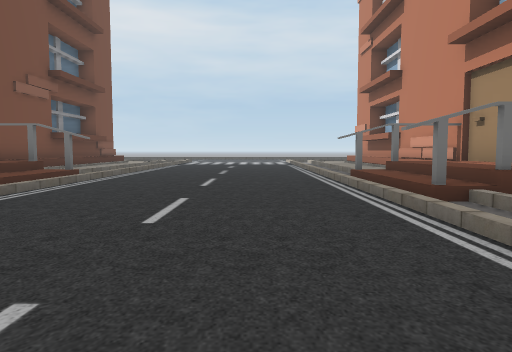
View 1 (above)

16 first-person views from a walk through a 3-D level made in the Unity game engine. The camera is 1.2 m above the floor, tilts 4° down and sees 70° across. The floor is counted in squares, 2 m on a side. Each view is taken from the middle of a square. On the plan, view 1 faces up. The plan holds only what a view shows up to about 10 squares ahead; the rest is blank. The place goes on beyond the plan. The player is left out. Some animated figures are not drawn.

View 2
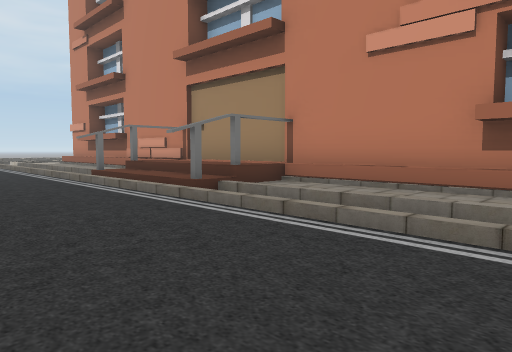

View 3
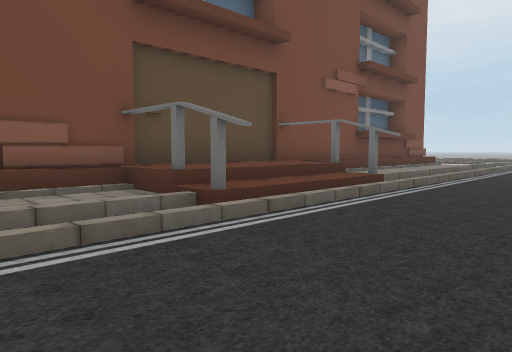

View 4
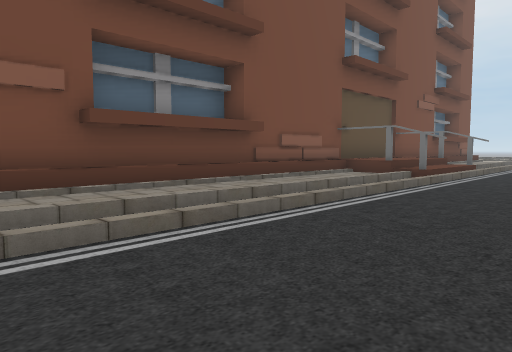

View 5
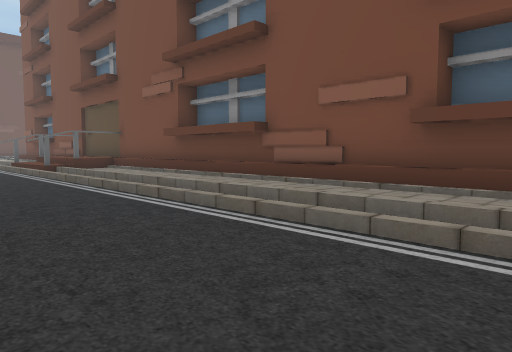

View 6
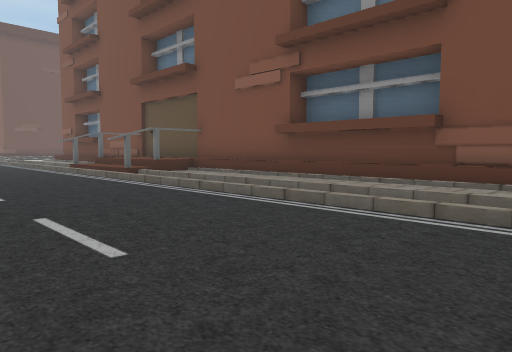

View 7
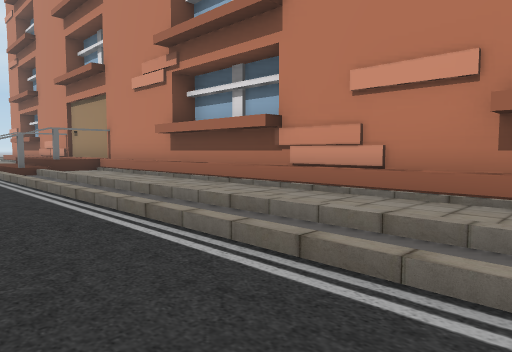

View 8
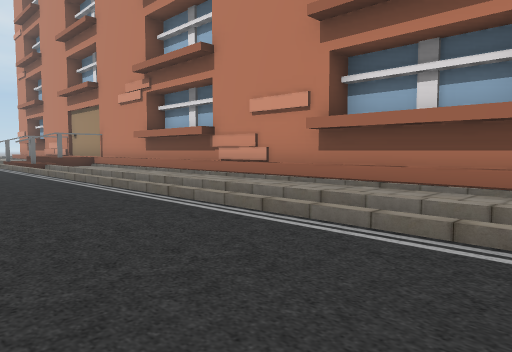

View 9
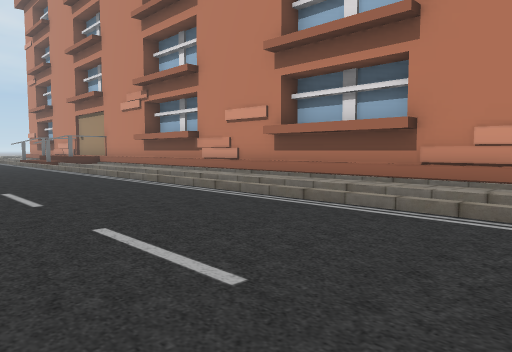

View 10
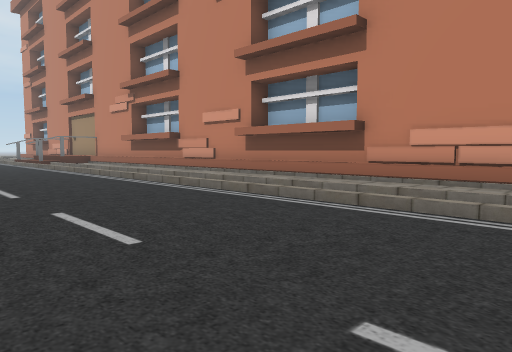

View 11
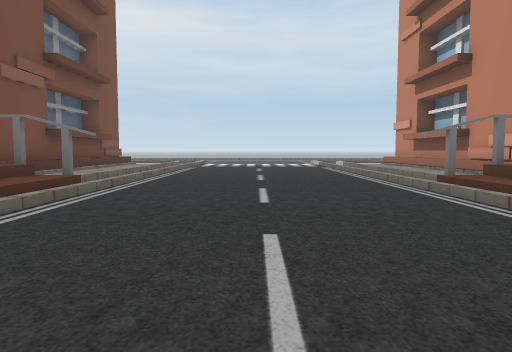

View 12
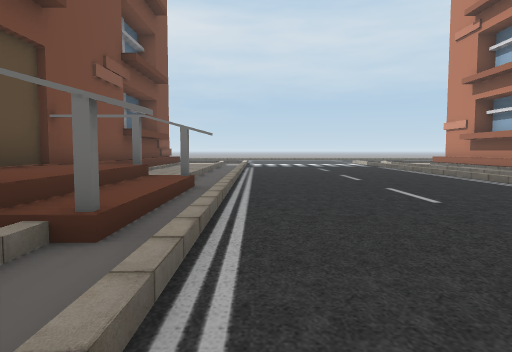

View 13
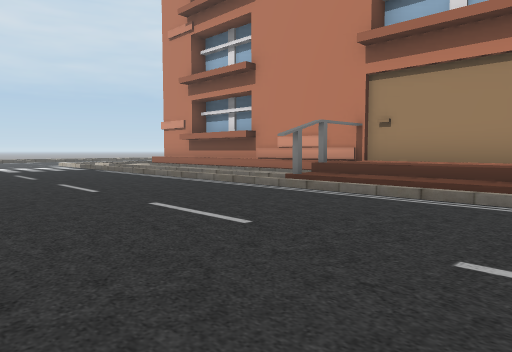

View 14
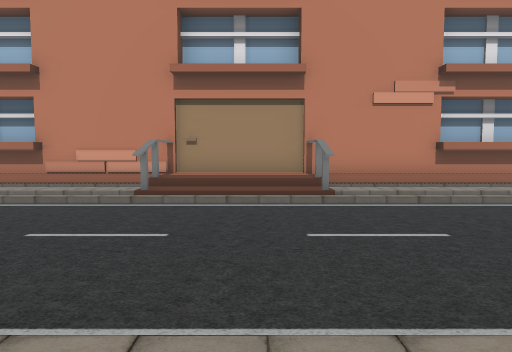

View 15
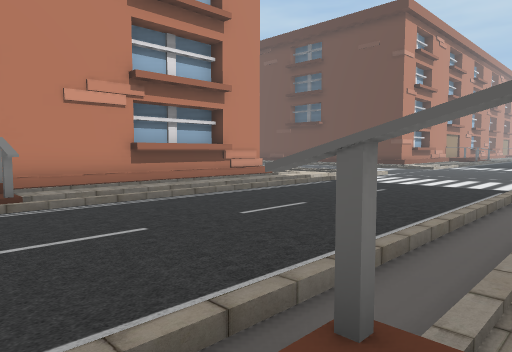

View 16
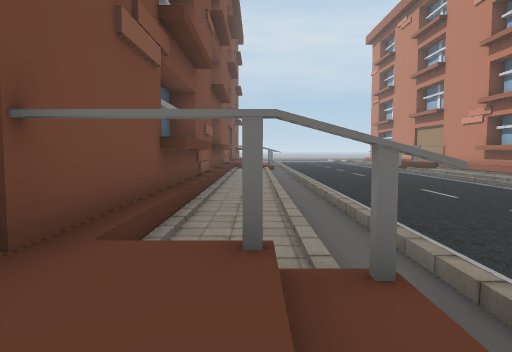

### Floor plan
Key: @ floor where view 1 was taken; # wall or solid block; . main floor; : floor 0.75 m higher than the main floor; / step, stairs or slope; = window, fence, low wall or low ledge; ^ raised ledge; v drop or lower ground.
Columns run from 7 left of view 1 to 5 right of it. Each row starts with its distance up from view 1.
 12  #........ .#
 11 =/........./#
 10 =/........./#
  9 ^/........./#
  8 ##/#.....#/##
  7 #://.....//:#
  6 #://.....//:#
  5 #:#/.....#/:#
  4 #/........./^
  3 #/........./^
  2 #/........./#
  1 ##..........#
  0 ##.....@....#
 -1 ##..........#
 -2 ##..........#
 -3 #/..........#
 -4 #/..........#
 -5 #/..........#
 -6 ##..........#
 -7 ##..........#
 -8 v#..........#
 -9 =/........./#
-10 =/........./#
-11 ^/........./#
-12 ##/#.....#/##
-13  ://.....//:#
-14   //.....//:#
-15   #/.....#/:#
-16   ........./^
-17   ........./^
-18    ......../#
-19    .........#
-20    .........#
-21    .......  #
-22    ......
-23     ...
-24     ...

Where each view was taken, in squares from view 1:
view 1: 0 up, 0 right, facing up
view 2: 0 up, 1 left, facing up-right
view 3: 2 up, 1 left, facing up-left
view 4: 4 down, 1 left, facing up-left
view 5: 0 up, 1 left, facing down-left
view 6: 3 down, 0 right, facing down-left
view 7: 6 down, 0 right, facing up-right
view 8: 9 down, 1 left, facing up-right
view 9: 11 down, 2 left, facing up-right
view 10: 12 down, 2 left, facing up-right
view 11: 2 up, 1 left, facing up
view 12: 2 up, 3 left, facing up
view 13: 4 up, 3 left, facing up-right
view 14: 14 down, 5 left, facing right
view 15: 14 down, 5 left, facing down-right
view 16: 14 down, 5 left, facing up
